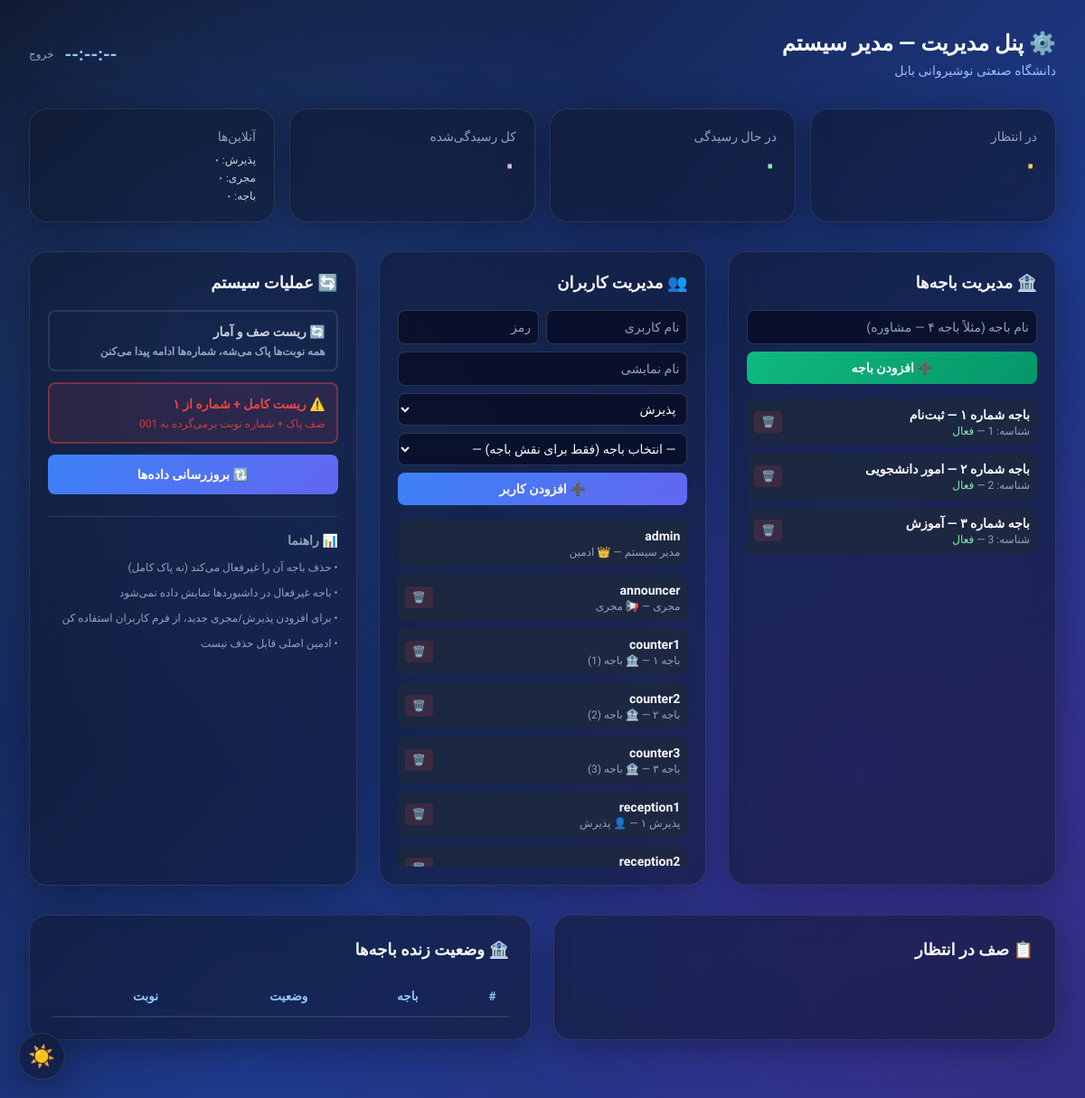
Page /admin (signed in) on the committed database.
### tables this page shows
CREATE TABLE users (
        username TEXT PRIMARY KEY,
        password TEXT NOT NULL,
        role TEXT NOT NULL,
        name TEXT NOT NULL,
        counter_id INTEGER,
        created_at TEXT NOT NULL
    );

CREATE TABLE counters (
        id INTEGER PRIMARY KEY AUTOINCREMENT,
        name TEXT NOT NULL,
        is_active INTEGER DEFAULT 1,
        created_at TEXT NOT NULL
    );

### app.py (the view)
@app.route('/admin')
def admin_dashboard():
    if session.get('role') != 'admin':
        return redirect(url_for('login'))
    return render_template('admin.html',
                           name=session['name'],
                           uni=CONFIG['university'],
                           users=db_all_users(),
                           counters=db_all_counters(),
                           stats=build_stats(),
                           today=today_str(),
                           available_dates=db_available_dates())

### app.py (called while the page is built)
def today_str():
    return datetime.now().strftime("%Y-%m-%d")

def _conn():
    return sqlite3.connect(DB_PATH)

def db_all_users():
    conn = _conn(); c = conn.cursor()
    c.execute('SELECT username, role, name, counter_id FROM users ORDER BY role, username')
    rows = c.fetchall(); conn.close()
    return [{"username": r[0], "role": r[1], "name": r[2], "counter_id": r[3]} for r in rows]

def db_all_counters(active_only=False):
    conn = _conn(); c = conn.cursor()
    q = 'SELECT id, name, is_active FROM counters'
    if active_only: q += ' WHERE is_active=1'
    q += ' ORDER BY id'
    c.execute(q)
    rows = c.fetchall(); conn.close()
    return [{"id": r[0], "name": r[1], "is_active": bool(r[2])} for r in rows]

def db_recent_waiting(limit=10, target_date=None):
    if not target_date:
        target_date = today_str()
    conn = _conn(); c = conn.cursor()
    c.execute('''SELECT number, issued_at FROM tickets
                 WHERE status="waiting" AND ticket_date=?
                 ORDER BY id ASC LIMIT ?''', (target_date, limit))
    rows = c.fetchall(); conn.close()
    return [{"number": r[0], "issued_at": r[1]} for r in rows]

def db_available_dates():
    conn = _conn(); c = conn.cursor()
    c.execute('SELECT DISTINCT ticket_date FROM tickets ORDER BY ticket_date DESC LIMIT 30')
    rows = c.fetchall(); conn.close()
    return [r[0] for r in rows]

def count_online(role):
    return sum(1 for s in online_sessions.values() if s['role'] == role)

def online_counter_ids():
    return {s['counter_id'] for s in online_sessions.values()
            if s['role'] == 'counter' and s['counter_id'] is not None}

def build_stats(target_date=None):
    if not target_date:
        target_date = today_str()
    waiting, serving, done, counters_info = db_stats(target_date)
    online_cids = online_counter_ids()
    for c in counters_info:
        c['is_online'] = c['id'] in online_cids
    return {
        "waiting_count": waiting, "serving_count": serving, "served_total": done,
        "counters": counters_info,
        "online_receptions": count_online('reception'),
        "online_announcers": count_online('announcer'),
        "online_counters": count_online('counter'),
        "waiting_list": db_recent_waiting(target_date=target_date),
        "time": datetime.now().strftime("%H:%M:%S"),
        "date": datetime.now().strftime("%Y/%m/%d"),
        "today": today_str(),
        "target_date": target_date,
        "available_dates": db_available_dates(),
    }

### templates/admin.html (shortened to what this page needs)
<!DOCTYPE html>
<html lang="fa" dir="rtl">
<head>
<link rel="stylesheet" href="/static/style.css">
<script src="https://cdn.tailwindcss.com"></script>
</head>
<body class="p-4 md:p-8 relative">
<button class="theme-toggle" id="themeToggle" title="تغییر تم">☀️</button>
<header class="flex justify-between items-center mb-8 relative z-10">
    <div>
        <h1 class="text-2xl font-extrabold">⚙️ پنل مدیریت — {{ name }}</h1>
        <p class="text-sm text-blue-accent mt-1">{{ uni }}</p>
    </div>
    <div class="text-left flex items-center gap-3">
        <div id="liveClock" class="text-xl font-bold text-blue-accent">--:--:--</div>
        <a href="/logout" class="text-xs text-muted hover:opacity-80">خروج</a>
    </div>
</header>
<section class="grid grid-cols-2 md:grid-cols-4 gap-4 mb-8 relative z-10">
    <div class="glass stat-card p-5">
        <div class="text-muted text-sm mb-1">در انتظار</div>
        <div id="waiting_count" class="text-3xl font-extrabold text-yellow-accent">۰</div>
    </div>
    <div class="glass stat-card p-5">
        <div class="text-muted text-sm mb-1">در حال رسیدگی</div>
        <div id="serving_count" class="text-3xl font-extrabold text-green-accent">۰</div>
    </div>
    <div class="glass stat-card p-5">
        <div class="text-muted text-sm mb-1">کل رسیدگی‌شده</div>
        <div id="served_total" class="text-3xl font-extrabold text-purple-accent">۰</div>
    </div>
    <div class="glass stat-card p-5">
        <div class="text-muted text-sm mb-1">آنلاین‌ها</div>
        <div class="text-xs text-secondary mt-2 space-y-1">
            <div>پذیرش: <span id="online_reception" class="font-bold text-blue-accent">۰</span></div>
            <div>مجری: <span id="online_announcer" class="font-bold text-blue-accent">۰</span></div>
            <div>باجه: <span id="online_counter" class="font-bold text-blue-accent">۰</span></div>
        </div>
    </div>
</section>
<div class="grid md:grid-cols-3 gap-6 relative z-10 pb-8">
    <div class="glass p-5">
        <h2 class="text-lg font-bold mb-4">🏦 مدیریت باجه‌ها</h2>
        <form id="addCounterForm" class="space-y-2 mb-4">
            <input name="name" required placeholder="نام باجه (مثلاً باجه ۴ — مشاوره)"
                   class="input-dark w-full p-2 rounded-lg text-sm">
            <button class="btn-green w-full p-2 rounded-lg text-sm">➕ افزودن باجه</button>
        </form>
        <div id="countersAdminList" class="space-y-2 max-h-96 overflow-y-auto">
            {% for c in counters %}
            <div class="flex justify-between items-center p-2 rounded-lg"
                 style="background: var(--surface-hover)">
                <div class="flex-1">
                    <div class="font-bold text-sm">{{ c.name }}</div>
                    <div class="text-xs text-muted">
                        شناسه: {{ c.id }} —
                        {% if c.is_active %}
                        <span class="text-green-accent">فعال</span>
                        {% else %}
                        <span style="color: #ef4444">غیرفعال</span>
                        {% endif %}
                    </div>
                </div>
                {% if c.is_active %}
                <button class="delete-counter-btn text-xs px-2 py-1 rounded"
                        style="background: rgba(239,68,68,0.15); color: #ef4444"
                        data-id="{{ c.id }}" data-name="{{ c.name }}">🗑️</button>
                {% endif %}
            </div>
            {% endfor %}
        </div>
    </div>
    <div class="glass p-5">
        <h2 class="text-lg font-bold mb-4">👥 مدیریت کاربران</h2>
        <form id="addUserForm" class="space-y-2 mb-4">
            <div class="grid grid-cols-2 gap-2">
                <input name="username" required placeholder="نام کاربری"
                       class="input-dark p-2 rounded-lg text-sm">
                <input name="password" required placeholder="رمز"
                       class="input-dark p-2 rounded-lg text-sm">
            </div>
            <input name="name" required placeholder="نام نمایشی"
                   class="input-dark w-full p-2 rounded-lg text-sm">
            <select name="role" required id="roleSelect" class="input-dark w-full p-2 rounded-lg text-sm">
                <option value="reception">پذیرش</option>
            </select>
            <select name="counter_id" class="input-dark w-full p-2 rounded-lg text-sm">
                <option value="">— انتخاب باجه (فقط برای نقش باجه) —</option>
            </select>
            <button class="btn-primary w-full p-2 rounded-lg text-sm">➕ افزودن کاربر</button>
        </form>
        <div id="usersAdminList" class="space-y-2 max-h-96 overflow-y-auto">
            {% for u in users %}
            <div class="flex justify-between items-center p-2 rounded-lg"
                 style="background: var(--surface-hover)">
                <div class="flex-1">
                    <div class="font-bold text-sm">{{ u.username }}</div>
                    <div class="text-xs text-muted">
                        {{ u.name }} —
                        {% if u.role == 'admin' %}👑 ادمین
                        {% elif u.role == 'reception' %}👤 پذیرش
                        {% elif u.role == 'counter' %}🏦 باجه {% if u.counter_id %}({{ u.counter_id }}){% endif %}
                        {% elif u.role == 'announcer' %}📢 مجری
                        {% endif %}
                    </div>
                </div>
                {% if u.role != 'admin' %}
                <button class="delete-user-btn text-xs px-2 py-1 rounded"
                        style="background: rgba(239,68,68,0.15); color: #ef4444"
                        data-username="{{ u.username }}">🗑️</button>
                {% endif %}
            </div>
            {% endfor %}
        </div>
    </div>
    <div class="glass p-5">
        <h2 class="text-lg font-bold mb-4">🔄 عملیات سیستم</h2>
        <div class="space-y-3">
            <button id="resetQueueBtn" class="btn-outline w-full p-3 rounded-lg text-sm text-right">
                <div class="font-bold">🔄 ریست صف و آمار</div>
                <div class="text-xs text-muted mt-1">همه نوبت‌ها پاک می‌شه، شماره‌ها ادامه پیدا می‌کنن</div>
            </button>
            <button id="resetAllBtn" class="w-full p-3 rounded-lg text-sm text-right"
                    style="background: rgba(239,68,68,0.1); border: 2px solid rgba(239,68,68,0.4); color: #ef4444; cursor: pointer">
                <div class="font-bold">⚠️ ریست کامل + شماره از ۱</div>
                <div class="text-xs mt-1 opacity-80">صف پاک + شماره نوبت برمی‌گرده به 001</div>
            </button>
            <button id="refreshBtn" class="btn-primary w-full p-3 rounded-lg text-sm">
                🔃 بروزرسانی داده‌ها
            </button>
        </div>
        <div class="mt-6 pt-4" style="border-top: 1px solid var(--surface-border)">
            <h3 class="text-sm font-bold mb-2 text-muted">📊 راهنما</h3>
            <ul class="text-xs text-muted space-y-1 leading-6">
                <li>• حذف باجه آن را غیرفعال می‌کند (نه پاک کامل)</li>
                <li>• باجه غیرفعال در داشبوردها نمایش داده نمی‌شود</li>
                <li>• برای افزودن پذیرش/مجری جدید، از فرم کاربران استفاده کن</li>
                <li>• ادمین اصلی قابل حذف نیست</li>
            </ul>
        </div>
    </div>
</div>
<div class="grid md:grid-cols-2 gap-6 relative z-10 pb-8">
    <div class="glass p-6">
        <h2 class="text-lg font-bold mb-4">📋 صف در انتظار</h2>
    </div>
    <div class="glass p-6">
        <h2 class="text-lg font-bold mb-4">🏦 وضعیت زنده باجه‌ها</h2>
        <div class="overflow-x-auto">
            <table class="queue-table">
                <thead>
                    <tr><th>#</th><th>باجه</th><th>وضعیت</th><th>نوبت</th></tr>
                </thead>
            </table>
        </div>
    </div>
</div>
</body>
</html>

### static/style.css (style rules this page uses)
* { font-family: 'Vazirmatn', sans-serif; box-sizing: border-box; }
:root { --bg-1: #0f172a; --bg-2: #1e293b; --bg-gradient: linear-gradient(135deg, #0f172a 0%, #1e3a8a 60%, #312e81 100%); --bg-radial-1: rgba(59,130,246,0.25); --bg-radial-2: rgba(147,51,234,0.20); --surface: rgba(15, 23, 42, 0.55); --surface-solid: #1e293b; --surface-hover: rgba(30, 41, 59, 0.75); --surface-border: rgba(148, 163, 184, 0.18); --text-primary: #f8fafc; --text-secondary: #cbd5e1; --text-muted: #94a3b8; --text-accent: #93c5fd; --btn-primary-1: #3b82f6; --btn-primary-2: #6366f1; --btn-primary-hover-1: #2563eb; --btn-primary-hover-2: #4f46e5; --btn-green-1: #10b981; --btn-green-2: #059669; --input-bg: rgba(2, 6, 23, 0.6); --input-border: rgba(148,163,184,0.25); --input-focus: #3b82f6; --accent-yellow: #fcd34d; --accent-green: #86efac; --accent-blue: #93c5fd; --accent-purple: #d8b4fe; --shadow-card: 0 8px 40px rgba(0,0,0,0.35); --shadow-hover: 0 12px 30px rgba(59,130,246,0.35); --pulse-online: #22c55e; --pulse-offline: #ef4444; --table-border: rgba(148,163,184,0.12); --table-th: #93c5fd; }
body { margin: 0; min-height: 100vh; background: var(--bg-gradient); color: var(--text-primary); overflow-x: hidden; transition: background .3s ease, color .3s ease; }
body::before { content: ''; position: fixed; inset: 0; background: radial-gradient(circle at 20% 30%, var(--bg-radial-1), transparent 40%), radial-gradient(circle at 80% 70%, var(--bg-radial-2), transparent 40%); pointer-events: none; z-index: 0; transition: background .3s ease; }
.glass { background: var(--surface); backdrop-filter: blur(18px); -webkit-backdrop-filter: blur(18px); border: 1px solid var(--surface-border); border-radius: 20px; box-shadow: var(--shadow-card); transition: background .3s ease, border-color .3s ease, box-shadow .3s ease; }
.stat-card { transition: transform .25s ease, box-shadow .25s ease; animation: fadeUp .6s ease both; }
.btn-primary { background: linear-gradient(135deg, var(--btn-primary-1), var(--btn-primary-2)); transition: all .2s ease; font-weight: 600; color: #fff; border: none; cursor: pointer; }
.btn-green { background: linear-gradient(135deg, var(--btn-green-1), var(--btn-green-2)); color: #fff; font-weight: 600; border: none; cursor: pointer; transition: all .2s ease; }
.btn-outline { background: transparent; color: var(--text-secondary); border: 2px solid var(--surface-border); font-weight: 600; cursor: pointer; transition: all .2s ease; }
.input-dark { background: var(--input-bg); border: 1px solid var(--input-border); color: var(--text-primary); transition: all .2s ease; }
.input-dark::placeholder { color: var(--text-muted); }
table.queue-table { width: 100%; border-collapse: collapse; }
table.queue-table th, table.queue-table td { padding: .7rem .9rem; text-align: right; border-bottom: 1px solid var(--table-border); font-size: .92rem; color: var(--text-primary); }
table.queue-table th { color: var(--table-th); font-weight: 600; font-size: .85rem; border-bottom: 2px solid var(--surface-border); }
.theme-toggle { position: fixed; bottom: 20px; left: 20px; width: 52px; height: 52px; border-radius: 50%; background: var(--surface); border: 1px solid var(--surface-border); box-shadow: var(--shadow-card); cursor: pointer; display: flex; align-items: center; justify-content: center; font-size: 1.5rem; z-index: 999; transition: all .25s ease; backdrop-filter: blur(10px); }
.text-yellow-accent { color: var(--accent-yellow); }
.text-green-accent { color: var(--accent-green); }
.text-blue-accent { color: var(--accent-blue); }
.text-purple-accent { color: var(--accent-purple); }
.text-secondary { color: var(--text-secondary); }
.text-muted { color: var(--text-muted); }

### rows in the picture
users: name "مدیر سیستم", username "admin", role "👑 ادمین"
counters: name "باجه شماره ۱ — ثبت‌نام", is_active "فعال"
counters: name "باجه شماره ۲ — امور دانشجویی", is_active "فعال"
counters: name "باجه شماره ۳ — آموزش", is_active "فعال"
users: username "announcer", name "مجری", role "📢 مجری"
users: username "counter1", counter_id "1"
users: username "counter2", name "باجه ۲", counter_id "2"
users: username "counter3", name "باجه ۳", counter_id "3"
users: username "reception1", role "👤 پذیرش"
users: username "reception2"

### other values in the picture
{{ uni }} "دانشگاه صنعتی نوشیروانی بابل"
